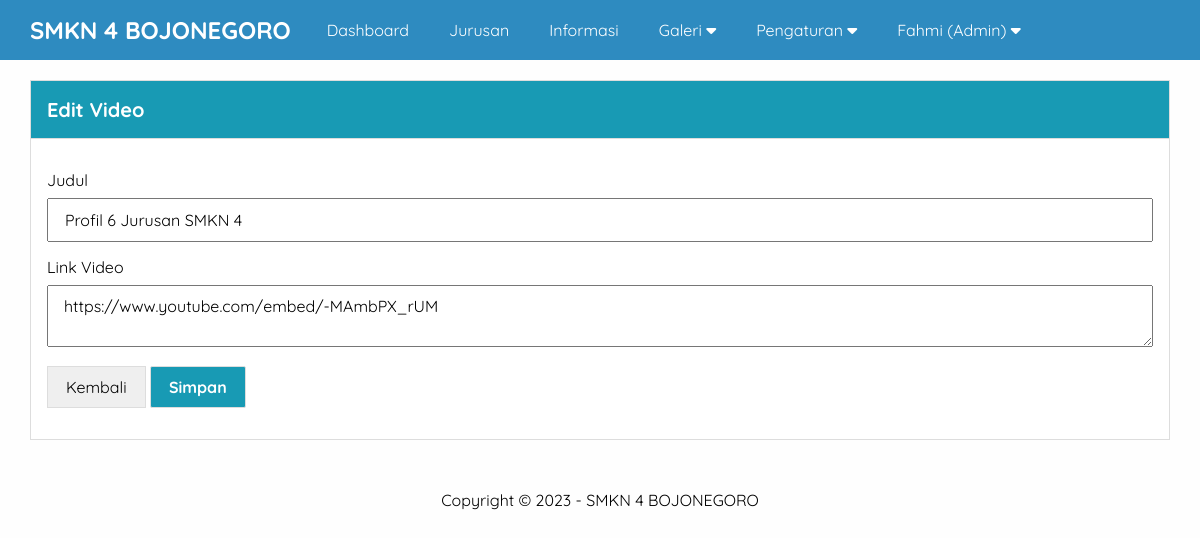
The page /admin/edit-video.php?id=3 (signed in) on the database its author committed.
### tables this page shows
CREATE TABLE `pengaturan` (
  `id` int(11) NOT NULL,
  `nama` varchar(50) NOT NULL,
  `email` varchar(50) NOT NULL,
  `telepon` varchar(20) NOT NULL,
  `alamat` text NOT NULL,
  `logo` varchar(50) NOT NULL,
  `favicon` varchar(50) NOT NULL,
  `tentang_sekolah` text NOT NULL,
  `foto_sekolah` varchar(50) NOT NULL,
  `google_maps` text NOT NULL,
  `nama_kepsek` varchar(50) NOT NULL,
  `foto_kepsek` varchar(50) NOT NULL,
  `sambutan_kepsek` text NOT NULL,
  `created_at` timestamp NOT NULL DEFAULT current_timestamp(),
  `updated_at` datetime DEFAULT NULL
);

CREATE TABLE `video` (
  `id` int(11) NOT NULL,
  `judul` varchar(80) NOT NULL,
  `link` varchar(100) NOT NULL,
  `created_at` timestamp NOT NULL DEFAULT current_timestamp(),
  `updated_at` datetime DEFAULT NULL
);

### admin/edit-video.php (the view, shortened to what this page needs)
<?php include 'header.php';
?>
<?php
$video = mysqli_query($conn, "SELECT * FROM video
 WHERE id = '" . $_GET['id'] . "'");
$p = mysqli_fetch_object($video);
?>
<div class="content">
  <div class="container">
    <div class="box">
      <div class="box-header">
        Edit Video
      </div>
      <div class="box-body">
        <form action="" method="POST" enctype="multipart/form-data">
          <div class="form-group">
            <label for="">Judul</label>
            <input type="text" name="judul" value="<?= $p->judul; ?>" placeholder="Judul" class="input-kontrol" required>
          </div>
          <div class="form-group">
            <label for="">Link Video</label>
            <textarea name="link" class="input-kontrol" placeholder="Link Video"><?= $p->link; ?></textarea>
          </div>
          <button type="button" onclick="window.location='video.php'" class="btn-secondary">Kembali</button>
          <input type="submit" name="submit" value="Simpan" class="btn">
        </form>
      </div>
    </div>
  </div>
</div>
<?php include 'footer.php'; ?>

### admin/header.php (shortened to what this page needs)
<?php
include "../koneksi.php";
$identitas = mysqli_query($conn, "SELECT * FROM pengaturan ORDER BY id DESC LIMIT 1");
$d = mysqli_fetch_object($identitas);
?>
<!DOCTYPE html>
<html lang="en">
<head>
  <link rel="stylesheet" href="../assets/css/style.css">
  <link rel="stylesheet" href="https://cdnjs.cloudflare.com/ajax/libs/font-awesome/6.1.1/css/all.min.css" />
</head>
<body class="bg-light">
  <div class="navbar">
    <div class="container">
      <h2 class="nav-brand float-left"><a href="index.php"><?= $d->nama; ?></a></h2>
      <ul class="nav-menu float-left">
        <li><a href="index.php">Dashboard</a></li>
        <?php
        if ($_SESSION['ulevel'] == 'Super Admin') { ?>
          <li><a href="pengguna.php">Pengguna</a></li>
        <?php
        } elseif ($_SESSION['ulevel'] == 'Admin') {
        ?>
          <li><a href="jurusan.php">Jurusan</a></li>
          <li><a href="informasi.php">Informasi</a></li>
          <li>
            <a href="#">Galeri <i class="fa fa-caret-down"></i></a>
          </li>
          <li>
            <a href="#">Pengaturan <i class="fa fa-caret-down"></i></a>
          </li>
        <?php } ?>
        <li>
          <a href="#"><?= $_SESSION['uname'] ?> (<?= $_SESSION['ulevel'] ?>) <i class="fa fa-caret-down"></i></a>
        </li>
      </ul>
    </div>
  </div>

### admin/footer.php
<div class="footer">
  <div class="container text-center">
    Copyright &copy; 2023 - <?= $d->nama; ?>
  </div>
</div>
</body>
</html>

### assets/css/style.css (style rules this page uses)
* { margin: 0; padding: 0; font-family: "Quicksand", sans-serif; box-sizing: border-box; }
a { text-decoration: none; }
.container { width: 1140px; margin: 0 auto; }
.container::after { content: ''; display: block; clear: both; }
.bg-light { background-color: #fefefe; }
.box { border: 1px solid #ddd; background-color: #fff; }
.box-header { padding: 16px; border-bottom: 1px solid #ddd; background-color: #189AB4; color: #fff; font-size: 20px; font-weight: 900; }
.box-body { padding: 16px; }
form { margin: 15px 0; }
.form-group { margin-bottom: 15px; }
.form-group label { display: block; margin-bottom: 8px; }
.form-group .input-kontrol { padding: 10px 16px; width: 100%; font-size: 16px; }
.btn { border: 1px solid #ddd; padding: 10px 18px; font-size: 16px; border-radius: 2px; background-color: #189AB4; color: #fff; font-weight: 900; }
.btn-secondary { border: 1px solid #ddd; padding: 10px 18px; font-size: 16px; }
.text-center { text-align: center !important; }
.navbar { height: 60px; width: 100%; background-color: #2E8BC0; position: fixed; top: 0; z-index: 1000; }
.navbar a { color: #fff; }
.nav-brand { display: inline-block; padding: 15px 0; margin-right: 16px; }
.float-left { float: left; }
.nav-menu { display: flex; list-style: none; }
.nav-menu li a { padding: 20px; display: inline-block; }
.content { padding: 80px 0 30px 0; }
.footer { padding: 20px 0; }

### rows shown on the page
pengaturan: nama "SMKN 4 BOJONEGORO"
video: judul "Profil 6 Jurusan SMKN 4", link "https://www.youtube.com/embed/-MAmbPX_rUM"

### other values the page prints
$_SESSION['uname'] "Fahmi"
$_SESSION['ulevel'] "Admin"
